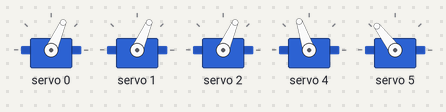
The sketch below on a simulated Arduino Uno, built with avr-gcc and run on an emulated ATmega328P. Parts: 5 × servo.

Above: at 1.05 s.
At 2.05 s:
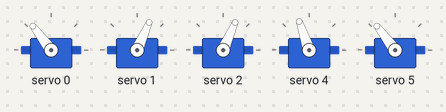
At 3.05 s:
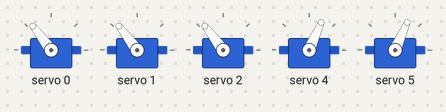
Timing chart, 0 to 5.8 s (numbered marks = the images above):
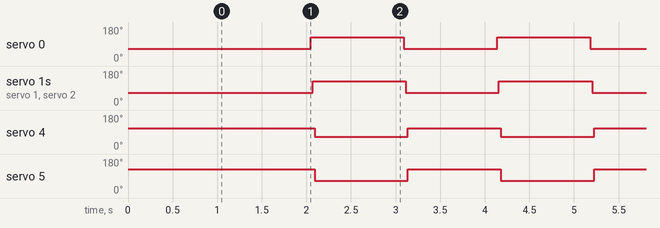

The sketch:

PCA9685_Hand_open_close.ino
```cpp
#include <Wire.h>
#include "PCA9685.h"

PCA9685 driver;

// PCA9685 outputs = 12-bit = 4096 steps
// 2.5% of 20ms = 0.5ms ; 12.5% of 20ms = 2.5ms
// 2.5% of 4096 = 102 steps; 12.5% of 4096 = 512 steps

PCA9685_ServoEval pwmServo(100, 500); // (-deg, +deg)

void setup() {

  Wire.begin(); // Wire must be started first
  Wire.setClock(400000);// Supported baud rates are 100kHz,400kHz, and 1000kHz
  driver.resetDevices();// Software resets all PCA9685 devices on Wire line
  driver.init(); // Address pins A5-A0 set to B000000 init(B000000)
  driver.setPWMFrequency(60); // Set frequency to 50Hz
  driver.setChannelPWM(0, pwmServo.pwmForAngle(0));
  driver.setChannelPWM(1, pwmServo.pwmForAngle(0));
  driver.setChannelPWM(2, pwmServo.pwmForAngle(0));
  driver.setChannelPWM(4, pwmServo.pwmForAngle(50));
  driver.setChannelPWM(5, pwmServo.pwmForAngle(70));
  delay(1000);
}

void loop() {
 driver.setChannelPWM(0, pwmServo.pwmForAngle(0));
 delay(10);
 driver.setChannelPWM(1, pwmServo.pwmForAngle(0));
 delay(10);
 driver.setChannelPWM(2, pwmServo.pwmForAngle(0));
 delay(10);
 driver.setChannelPWM(4, pwmServo.pwmForAngle(50));
 delay(10);
 driver.setChannelPWM(5, pwmServo.pwmForAngle(70));
 delay(1000);
 driver.setChannelPWM(0, pwmServo.pwmForAngle(70));
 delay(10);
 driver.setChannelPWM(1, pwmServo.pwmForAngle(70));
 delay(10);
 driver.setChannelPWM(2, pwmServo.pwmForAngle(70));
 delay(10);
 driver.setChannelPWM(4, pwmServo.pwmForAngle(0));
 delay(10);
 driver.setChannelPWM(5, pwmServo.pwmForAngle(0));
 delay(1000);
}
```

Measured:
- by itself, servo 0–2, servo 5: alternates 127° for 1.0 s and 66° for 1.0 s
- by itself, servo 4: alternates 109° for 1.0 s and 66° for 1.0 s
